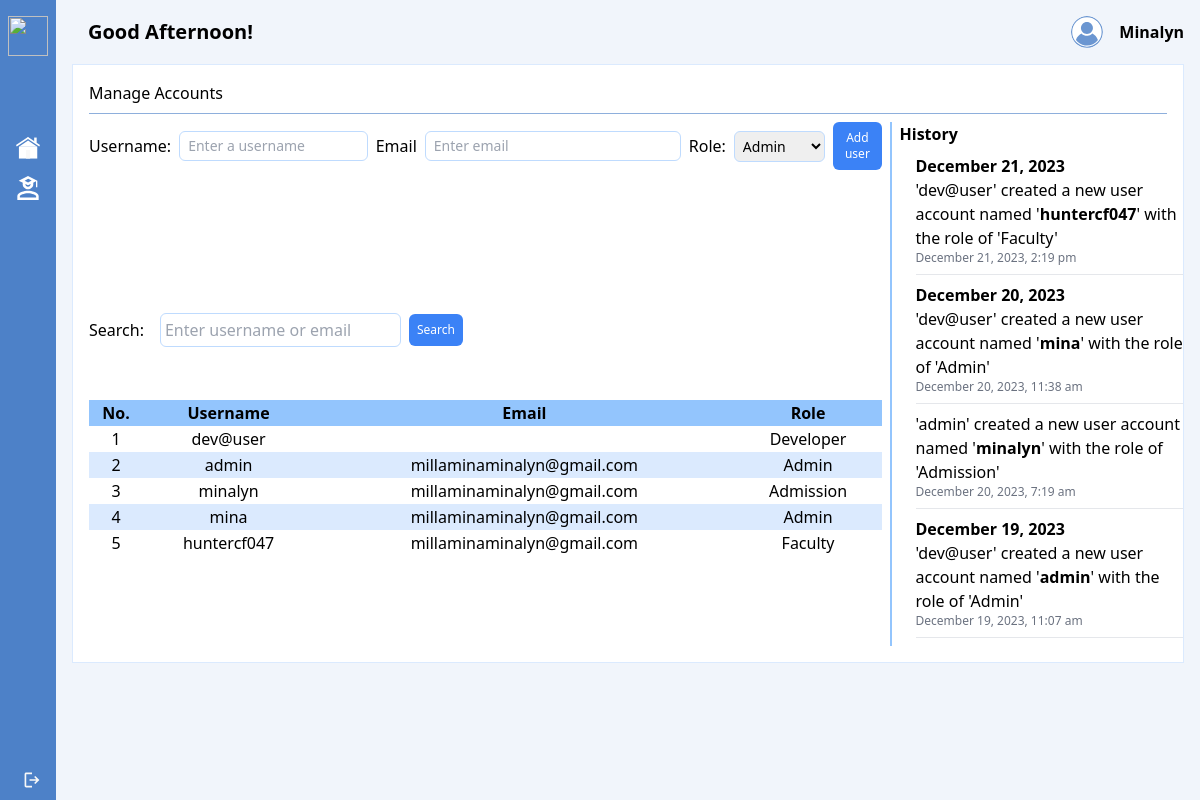
The app's page /admin/account-management.php (signed in), older data.
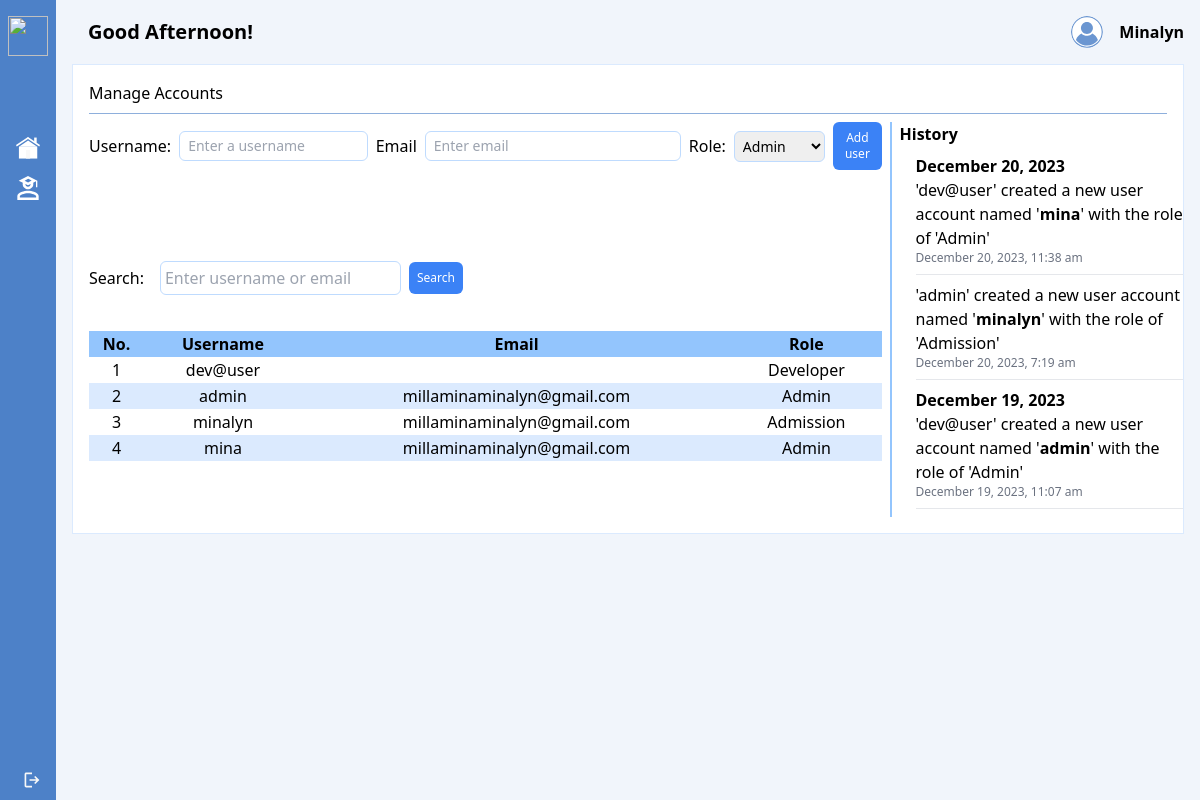
The same page, newer data.
### tables this page shows
CREATE TABLE `usertbl` (
  `id` int(11) NOT NULL,
  `username` varchar(140) NOT NULL,
  `email` varchar(255) DEFAULT NULL,
  `password` varchar(100) NOT NULL,
  `usertype` varchar(50) NOT NULL
);

CREATE TABLE `historytbl` (
  `id` int(11) NOT NULL,
  `action` varchar(255) NOT NULL,
  `username` varchar(255) NOT NULL,
  `timestamp` timestamp NOT NULL DEFAULT current_timestamp()
);

### admin/account-management.php (the view, shortened to what this page needs)
<?php
    $usertype = $_SESSION['usertype'];
    include '../php/conn.php';
    $search = isset($_GET['search']) ? mysqli_real_escape_string($conn, $_GET['search']) : '';
    $selectQuery = "SELECT id, username, email, usertype FROM usertbl";
    if (!empty($search)) {
        $selectQuery .= " WHERE username LIKE ? OR email LIKE ?";
        $stmt = mysqli_prepare($conn, $selectQuery);
        $searchParam = "%{$search}%";
        mysqli_stmt_bind_param($stmt, "ss", $searchParam, $searchParam);
        mysqli_stmt_execute($stmt);
        $result = mysqli_stmt_get_result($stmt);
        $users = mysqli_fetch_all($result, MYSQLI_ASSOC);
        mysqli_stmt_close($stmt);
    } else {
        $result = mysqli_query($conn, $selectQuery);
        $users = $result ? mysqli_fetch_all($result, MYSQLI_ASSOC) : [];
    }
    $historyQuery = "SELECT id, username, action, timestamp FROM historytbl ORDER BY timestamp DESC";
    $historyResult = mysqli_query($conn, $historyQuery);
    $historyEntries = $historyResult ? mysqli_fetch_all($historyResult, MYSQLI_ASSOC) : [];
    $groupedHistory = [];
    foreach ($historyEntries as $entry) {
        $date = date('Y-m-d', strtotime($entry['timestamp']));
        $groupedHistory[$date][] = ['action' => $entry['action'], 'datetime' => $entry['timestamp']];
    }
    if (isset($_GET['search'])) {
        $searchValue = htmlspecialchars($_GET['search']);
    } else {
        $searchValue = '';
    }
?>
<!DOCTYPE html>
<html lang="en">
<head>
    <link href="https://cdn.jsdelivr.net/npm/tailwindcss@2.2.19/dist/tailwind.min.css" rel="stylesheet">
</head>
<body class="font-[roboto-serif]" style="background: rgba(118, 163, 224, 0.1);">
    <div class="w-full flex justify-start">
        <div>
            <?php include './sidebar.php'; ?>
        </div>
        <div class="w-full py-4 px-4">
            <div class="mb-4">
                <?php include './topbar.php'; ?>
            </div>
            <div class="w-full bg-white p-4 border border-blue-100 gap-2">
                <div>
                    Manage Accounts
                </div>
                <hr class="w-full h-px my-2 border-0 dark:bg-gray-700" style="background-color: #8EAFDC;">
                <div class="w-full flex justify-start gap-2">
                    <div class="w-3/4 border-r-2 border-blue-300 gap-2 grid pr-2">
                        <div>
                            <form action="" method="post" onsubmit="return validateForm()">
                                <div class="flex justify-start items-center gap-2 text-base">
                                    <div>
                                        Username:
                                    </div>
                                    <div class="text-sm p-1 border border-blue-200 rounded-md w-64 text-xs">
                                        <input type="text" id="username" name="username" autocomplete="username" placeholder="Enter a username" class="px-1 w-full">
                                    </div>
                                    <div class="flex justify-start gap-2 items-center">
                                        <div>Email</div>
                                        <div class="w-64 text-sm p-1 border border-blue-200 rounded-md flex justify-between items-center relative gap-2">
                                            <input type="text" name="email" id="email" class="px-1 w-full" autocomplete="email" onblur="validateEmail()" placeholder="Enter email">
                                        </div>
                                    </div>
                                    <div class="flex justify-start gap-2 items-center">
                                        <div>Role:</div>
                                        <div>
                                            <select name="usertype" id="roleMenu" class="text-sm p-1 border border-blue-200 rounded-md w-full"></select>
                                        </div>
                                    </div>
                                    <div>
                                        <button class="p-2 bg-blue-500 rounded-md text-xs text-white hover:bg-blue-700">Add user</button>
                                    </div>
                                </div>
                            </form>
                        </div>
                        <div class="flex justify-start items-center gap-2">
                            <form action="<?= $_SERVER['PHP_SELF'] ?>" method="get" class="flex items-center gap-2">
                                <label for="search" class="mr-2">Search:</label>
                                <input type="text" id="search" name="search" class="p-1 border border-blue-200 rounded-md" placeholder="Enter username or email" value="<?= $searchValue; ?>">
                                <?php if (!empty($searchValue)): ?>
                                    <button type="submit" class="p-2 bg-red-500 rounded-md text-xs text-white hover:bg-red-700" name="clearSearch">Clear</button>
                                <?php else: ?>
                                    <button type="submit" class="p-2 bg-blue-500 rounded-md text-xs text-white hover:bg-blue-700">Search</button>
                                <?php endif; ?>
                            </form>
                        </div>
                        <div>
                            <table class="table-auto w-full">
                                <thead>
                                    <tr class="px-2 py-1 bg-blue-300">
                                        <th class="text-center">No.</th>
                                        <th class="text-center">Username</th>
                                        <th class="text-center">Email</th>
                                        <th class="text-center">Role</th>
                                    </tr>
                                </thead>
                                <tbody id="table-container">
                                    <?php foreach ($users as $index => $user): ?>
                                        <tr class="px-2 py-1 <?= $index % 2 === 0 ? 'bg-white-500' : 'bg-blue-100' ?>">
                                            <td class="text-center"><?= $index + 1; ?></td>
                                            <td class="text-center"><?= $user['username']; ?></td>
                                            <td class="text-center"><?= $user['email']; ?></td>
                                            <td class="text-center"><?= isset($user['usertype']) ? $user['usertype'] : ''; ?></td>
                                        </tr>
                                    <?php endforeach; ?>
                                </tbody>
                            </table>
                        </div>
                    </div>
                    <div class="w-1/4">
                        <div class="font-semibold">
                            History
                        </div>
                        <div class="w-full ml-4">
                            <?php if (!empty($groupedHistory)): ?>
                                <?php foreach ($groupedHistory as $date => $entries): ?>
                                    <div class="font-semibold mt-2"><?= formatDateHeading($date) ?></div>
                                    <?php foreach ($entries as $historyEntry): ?>
                                        <div><?= $historyEntry['action']; ?></div>
                                        <div class="text-xs text-gray-500"><?= date('F j, Y, g:i a', strtotime($historyEntry['datetime'])); ?></div>
                                        <hr class="my-2">
                                    <?php endforeach; ?>
                                <?php endforeach; ?>
                            <?php else: ?>
                                <div>No new history entries</div>
                            <?php endif; ?>
                        </div>
                        <?php
                            function formatDateHeading($date) {
                                $today = date('Y-m-d');
                                $yesterday = date('Y-m-d', strtotime('-1 day'));
                                if ($date === $today) {
                                    return 'Today';
                                } elseif ($date === $yesterday) {
                                    return 'Yesterday';
                                } else {
                                    return date('F j, Y', strtotime($date));
                                }
                            }
                        ?>
                    </div>
                </div>
            </div>
        </div>
    </div>
</body>
</html>

### admin/sidebar.php (shortened to what this page needs)
<?php
function hasAccess($allowedUserTypes, $currentUserType) {
    return in_array($currentUserType, $allowedUserTypes);
}
?>
<!DOCTYPE html>
<html lang="en">
<head>
    <link href="https://cdn.jsdelivr.net/npm/tailwindcss@2.2.19/dist/tailwind.min.css" rel="stylesheet">
    <link rel="stylesheet" href="../assets/css/custom.css">
</head>
<body class="font-serif">
    <form action="../login/admin/logout.php">
        <div id="sidebar" class="flex flex-col justify-between sidebar w-56 h-screen ease-linear duration-500 cursor-pointer sidebar-default" style="background-color: #4D81C8;">
            <div>
                <div class="px-2 py-4 flex items-center justify-start">
                    <div class="logo-container">
                        <img src="../assets/svg/ollcLogoNoName.svg" class="logo w-10 h-10" alt="">
                    </div>
                </div>
                <div>
                    <div class="mt-14 ml-2">
                        <a href="dashboard.php" class="px-2 flex items-center justify-start h-10 gap-3">
                            <div class="logo-container">
                                <img src="../assets/svg/dashboard.svg" class="logo w-6 h-6" alt="">
                            </div>
                        </a>
                    </div>
                    <?php if (hasAccess(['Admission','Admin', 'Developer'], $usertype)): ?>
                        <div class="ml-2">
                            <a href="student-information.php" class="px-2 flex items-center justify-start h-10 gap-3">
                                <div class="logo-container">
                                    <img src="../assets/svg/student.svg" class="logo w-6 h-6" alt="">
                                </div>
                            </a>
                        </div>
                    <?php endif; ?>
                </div>
            </div>
            <div class="ml-2">
                <button onclick="logout()" class="px-2 flex items-center justify-start h-10 gap-3">
                    <div class="logo-container px-2 flex items-center justify-start h-10 gap-3">
                        <img src="../assets/svg/logout.svg" class="logo w-6 h-6" alt="">
                    </div>
                </button>
            </div>
        </div>
    </form>
</body>
</html>

### admin/topbar.php (shortened to what this page needs)
<!DOCTYPE html>
<html lang="en">
<head>
    <link href="https://cdn.jsdelivr.net/npm/tailwindcss@2.2.19/dist/tailwind.min.css" rel="stylesheet">
    <link rel="stylesheet" href="../assets/css/custom.css">
</head>
<body class="bg-gray-100">
    <?php
    $username = isset($_SESSION['username']) ? $_SESSION['username'] : '';
    $formattedUsername = ucfirst($username);
    function getGreeting()
    {
        $currentTime = date('H:i:s');
        $morningStart = '06:00:00';
        $afternoonStart = '12:00:00';
        $eveningStart = '18:00:00';
        if ($currentTime >= $morningStart && $currentTime < $afternoonStart) {
            return 'Good Morning!';
        } elseif ($currentTime >= $afternoonStart && $currentTime < $eveningStart) {
            return 'Good Afternoon!';
        } else {
            return 'Good Evening!';
        }
    }
    if (!empty($formattedUsername)) {
    ?>
        <div class="flex justify-between items-center max-w-screen pl-4">
            <div class="flex items-center gap-2">
                <div class="text-xl font-semibold">
                    <?php echo htmlspecialchars(getGreeting(), ENT_QUOTES, 'UTF-8'); ?>
                </div>
            </div>
            <div class="flex items-center gap-4 relative">
                <img src="../assets/svg/profile.svg" alt="Profile Picture" class="w-8 h-8 rounded-full cursor-pointer" id="profileImage">
                <div class="relative group">
                    <button class="text-base font-semibold focus:outline-none">
                        <?php echo htmlspecialchars($formattedUsername, ENT_QUOTES, 'UTF-8'); ?>
                    </button>
                </div>
            </div>
        </div>
    <?php } ?>
</body>
</html>

Row changes from the older to the newer data that the page shows:
removed usertbl: username "huntercf047", email "millaminaminalyn@gmail.com", usertype "Faculty"
removed historytbl: action "'dev@user' created a new user account named ' huntercf047 ' with the role of 'Faculty'", timestamp "December 21, 2023, 2:19 pm", shown under "December 21, 2023"
Text that changed along with them:
list line gone: "December 21, 2023"
